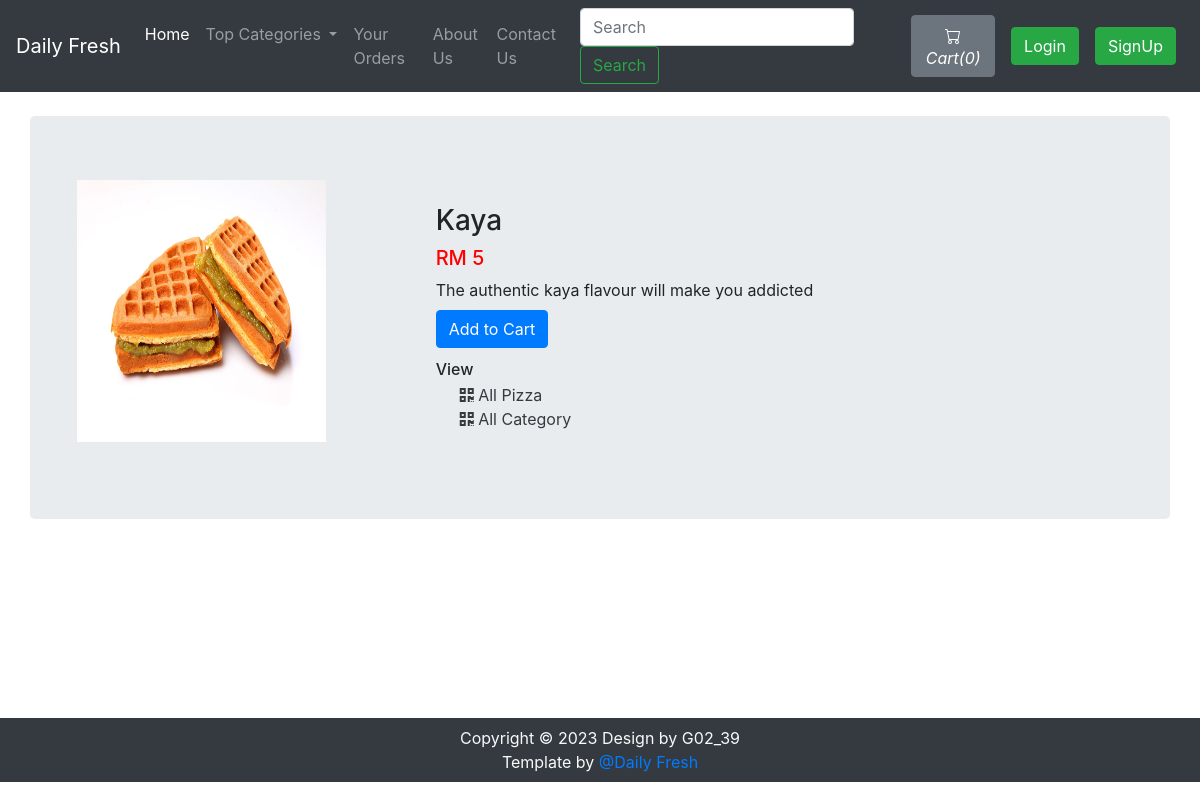
Page /viewPizza.php?pizzaid=1 on the committed database.
### tables this page shows
CREATE TABLE `sitedetail` (
  `tempId` int(11) NOT NULL,
  `systemName` varchar(21) NOT NULL,
  `email` varchar(35) NOT NULL,
  `contact1` bigint(21) NOT NULL,
  `contact2` bigint(21) DEFAULT NULL COMMENT 'Optional',
  `address` text NOT NULL,
  `dateTime` datetime NOT NULL DEFAULT current_timestamp()
);

CREATE TABLE `pizza` (
  `pizzaId` int(12) NOT NULL,
  `pizzaName` varchar(255) NOT NULL,
  `pizzaPrice` int(12) NOT NULL,
  `pizzaDesc` text NOT NULL,
  `pizzaCategorieId` int(12) NOT NULL,
  `pizzaPubDate` datetime NOT NULL DEFAULT current_timestamp()
);

### viewPizza.php (the view, shortened to what this page needs)
<!doctype html>
<html lang="en">
<head>
    <link rel="stylesheet" href="https://stackpath.bootstrapcdn.com/bootstrap/4.4.1/css/bootstrap.min.css">
    <link rel="stylesheet" href="https://use.fontawesome.com/releases/v5.8.2/css/all.css">
</head>
<body>
    <?php include 'partials/_dbconnect.php';?>
    <?php require 'partials/_nav.php' ?>
    <div class="container my-4" id="cont">
        <div class="row jumbotron">
        <?php
            $pizzaId = $_GET['pizzaid'];
            $sql = "SELECT * FROM `pizza` WHERE pizzaId = $pizzaId";
            $result = mysqli_query($conn, $sql);
            $row = mysqli_fetch_assoc($result);
            $pizzaName = $row['pizzaName'];
            $pizzaPrice = $row['pizzaPrice'];
            $pizzaDesc = $row['pizzaDesc'];
            $pizzaCategorieId = $row['pizzaCategorieId'];
        ?>
        <?php
        echo  '<div class="col-md-4">
                <img src="img/food-'.$pizzaId. '.jpg" width="249px" height="262px">
            </div>
            <div class="col-md-8 my-4">
                <h3>' . $pizzaName . '</h3>
                <h5 style="color: #ff0000">RM '.$pizzaPrice. '</h5>
                <p class="mb-0">' .$pizzaDesc .'</p>';
                if($loggedin){
                    $quaSql = "SELECT `itemQuantity` FROM `viewcart` WHERE pizzaId = '$pizzaId' AND `userId`='$userId'";
                    $quaresult = mysqli_query($conn, $quaSql);
                    $quaExistRows = mysqli_num_rows($quaresult);
                    if($quaExistRows == 0) {
                        echo '<form action="partials/_manageCart.php" method="POST">
                              <input type="hidden" name="itemId" value="'.$pizzaId. '">
                              <button type="submit" name="addToCart" class="btn btn-primary my-2">Add to Cart</button>';
                    }else {
                        echo '<a href="viewCart.php"><button class="btn btn-primary my-2">Go to Cart</button></a>';
                    }
                }
                else{
                    echo '<button class="btn btn-primary my-2" data-toggle="modal" data-target="#loginModal">Add to Cart</button>';
                }
                echo '</form>
                <h6 class="my-1"> View </h6>
                <div class="mx-4">
                    <a href="viewPizzaList.php?catid=' . $pizzaCategorieId . '" class="active text-dark">
                    <i class="fas fa-qrcode"></i>
                        <span>All Pizza</span>
                    </a>
                </div>
                <div class="mx-4">
                    <a href="index.php" class="active text-dark">
                    <i class="fas fa-qrcode"></i>
                        <span>All Category</span>
                    </a>
                </div>
            </div>'
        ?>
        </div>
    </div>
    <?php require 'partials/_footer.php' ?>
</body>
</html>

### partials/_nav.php (shortened to what this page needs)
<?php
if(isset($_SESSION['loggedin']) && $_SESSION['loggedin']==true){
  $loggedin= true;
  $userId = $_SESSION['userId'];
  $username = $_SESSION['username'];
}
else{
  $loggedin = false;
  $userId = 0;
}
$sql = "SELECT * FROM `sitedetail`";
$result = mysqli_query($conn, $sql);
$row = mysqli_fetch_assoc($result);
$systemName = $row['systemName'];
echo '<nav class="navbar navbar-expand-lg navbar-dark bg-dark">
      <a class="navbar-brand" href="index.php">'.$systemName.'</a>
      <button class="navbar-toggler" type="button" data-toggle="collapse" data-target="#navbarSupportedContent" aria-controls="navbarSupportedContent" aria-expanded="false" aria-label="Toggle navigation">
        <span class="navbar-toggler-icon"></span>
      </button>
      <div class="collapse navbar-collapse" id="navbarSupportedContent">
        <ul class="navbar-nav mr-auto">
          <li class="nav-item active">
            <a class="nav-link" href="index.php">Home <span class="sr-only">(current)</span></a>
          </li>
          <li class="nav-item dropdown">
            <a class="nav-link dropdown-toggle" href="#" id="navbarDropdown" role="button" data-toggle="dropdown" aria-haspopup="true" aria-expanded="false">
              Top Categories
            </a>
            <div class="dropdown-menu" aria-labelledby="navbarDropdown">';
            echo '</div>
          </li>
          <li class="nav-item">
            <a class="nav-link" href="viewOrder.php">Your Orders</a>
          </li>
          <li class="nav-item">
            <a class="nav-link" href="about.php">About Us</a>
          </li>
          <li class="nav-item">
            <a class="nav-link" href="contact.php">Contact Us</a>
          </li>
        </ul>
        <form method="get" action="/DailyFreshOrderingSystem/search.php" class="form-inline my-2 my-lg-0 mx-3">
          <input class="form-control mr-sm-2" type="search" name="search" id="search" placeholder="Search" aria-label="Search" required>
          <button class="btn btn-outline-success my-2 my-sm-0" type="submit">Search</button>
        </form>';
        $countsql = "SELECT SUM(`itemQuantity`) FROM `viewcart` WHERE `userId`=$userId";
        $countresult = mysqli_query($conn, $countsql);
        $countrow = mysqli_fetch_assoc($countresult);
        $count = $countrow['SUM(`itemQuantity`)'];
        if(!$count) {
          $count = 0;
        }
        echo '<a href="viewCart.php"><button type="button" class="btn btn-secondary mx-2" title="MyCart">
          <svg xmlns="img/cart.svg" width="16" height="16" fill="currentColor" class="bi bi-cart" viewBox="0 0 16 16">
            <path d="M0 1.5A.5.5 0 0 1 .5 1H2a.5.5 0 0 1 .485.379L2.89 3H14.5a.5.5 0 0 1 .491.592l-1.5 8A.5.5 0 0 1 13 12H4a.5.5 0 0 1-.491-.408L2.01 3.607 1.61 2H.5a.5.5 0 0 1-.5-.5zM3.102 4l1.313 7h8.17l1.313-7H3.102zM5 12a2 2 0 1 0 0 4 2 2 0 0 0 0-4zm7 0a2 2 0 1 0 0 4 2 2 0 0 0 0-4zm-7 1a1 1 0 1 1 0 2 1 1 0 0 1 0-2zm7 0a1 1 0 1 1 0 2 1 1 0 0 1 0-2z"/>
          </svg>
          <i class="bi bi-cart">Cart(' .$count. ')</i>
        </button></a>';
        if($loggedin){
          echo '<ul class="navbar-nav mr-2">
            <li class="nav-item dropdown">
              <a class="nav-link dropdown-toggle" href="#" id="navbarDropdown" role="button" data-toggle="dropdown"> Welcome ' .$username. '</a>
              <div class="dropdown-menu" aria-labelledby="navbarDropdown">
                <a class="dropdown-item" href="partials/_logout.php">Logout</a>
              </div>
            </li>
          </ul>
          <div class="text-center image-size-small position-relative">
            <a href="viewProfile.php"><img src="img/person-' .$userId. '.jpg" class="rounded-circle" onError="this.src = \'img/profilePic.jpg\'" style="width:40px; height:40px"></a>
          </div>';
        }
        else {
          echo '
          <button type="button" class="btn btn-success mx-2"  data-toggle="modal" data-target="#loginModal">Login</button>
          <button type="button" class="btn btn-success mx-2"  data-toggle="modal" data-target="#signupModal">SignUp</button>';
        }
  echo '</div>
    </nav>';
?>

### viewPizza.php (style rules this page uses)
#cont { min-height : 578px; }

### rows in the picture
sitedetail: systemName "Daily Fresh"
pizza: pizzaName "Kaya", pizzaPrice "5", pizzaDesc "The authentic kaya flavour will make you addicted"

### other values in the picture
$count "0"
